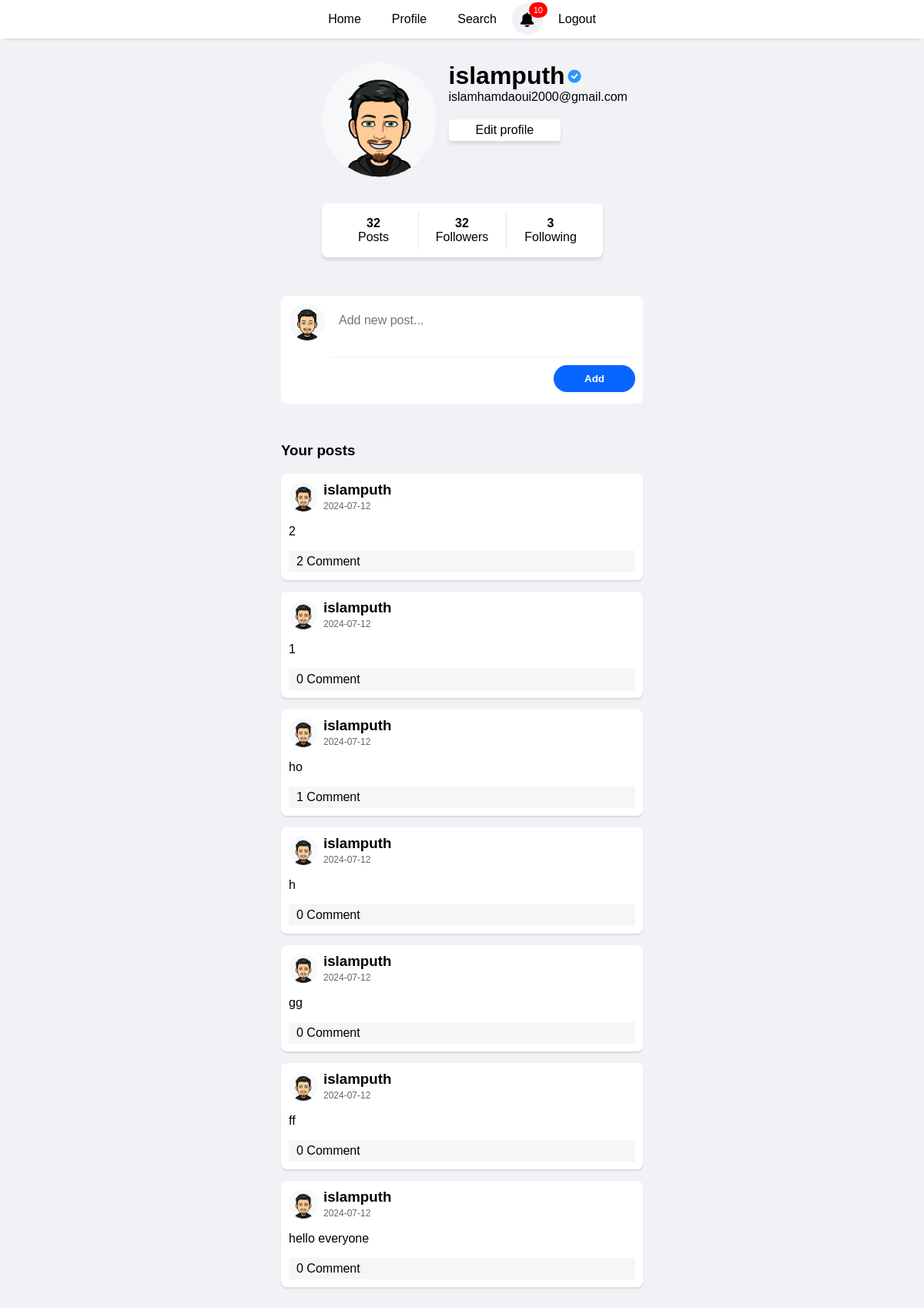
/profile.php (signed in), run on the app's committed database.
### tables this page shows
CREATE TABLE `users` (
  `id` int(5) NOT NULL,
  `username` varchar(50) NOT NULL,
  `password` varchar(50) NOT NULL,
  `email` varchar(50) NOT NULL,
  `pdp` enum('default','sara','dalia','islam','mohamed') DEFAULT 'default',
  `verified` varchar(8) NOT NULL
);

CREATE TABLE `posts` (
  `id` int(11) NOT NULL,
  `user_id` int(11) DEFAULT NULL,
  `content` text DEFAULT NULL,
  `created_at` timestamp NOT NULL DEFAULT current_timestamp()
);

### profile.php (the view, shortened to what this page needs)
<?php
require("connection.php");
$follower_id = $_SESSION["user_id"];
$following = $db -> prepare("SELECT count(followed_id) as following_num FROM follow WHERE follower_id = :follower_id");
$following -> execute(array("follower_id"=> $follower_id));
$followingCount = $following -> fetch();
?>
<?php
$followed_id = $_SESSION["user_id"];
$followers = $db -> prepare("SELECT count(follower_id) as follower_num FROM follow WHERE followed_id = :followed_id");
$followers -> execute(array("followed_id"=> $followed_id));
$followersCount = $followers -> fetch();
?>
<!DOCTYPE html>
<html lang="en">
<head>
</head>
<body>
<?php
 require('header.php');
?>
<div class="profileContainer">
<div class="userprofile">
<?php
 require("connection.php");
 $id = $_SESSION["user_id"];
 $select = $db ->prepare("SELECT * FROM users WHERE id= :id");
 $select -> execute(array("id"=> $id));
    $data = $select -> fetch();
?>
    <div class="userpdp">
        <?php
if ($data['pdp'] === 'default') {
    echo '<img src="uploads/default.png" alt="default Image">';
} elseif ($data['pdp'] === 'sara') {
    echo "<img src='uploads/sara.png' alt='sara Image'>";
} elseif ($data['pdp'] === 'dalia') {
    echo "<img  src='uploads/dalia.png' alt='dalia Image'>";
}  elseif ($data['pdp'] === 'islam') {
    echo"<img src='uploads/islam.png' alt='islam Image'>";
}
elseif ($data['pdp'] === 'mohamed') {
    echo"<img class='image' src='uploads/mohamed.png' alt='mohamed Image'>";
} else {
    echo '<img src="uploads/default.png" alt="default Image">';
}
?>
    </div>
    <div class="userinfo">
    <div class="usertop">
        <h3><?php echo $data['username'] ?></h3>
        <?php
if($data['verified']) {
    echo "<img src='icons/verified.png' class='verified'>";
} ?>
    </div>
        <span><?php echo $data['email'] ?></span>
    <button onclick="location.href='editform.php'">Edit profile</button>
    </div>
    </div>
    <div class="stats">
    <div >
        <b><?php echo $followersCount['follower_num']; ?></b>
         <span>Posts</span>
    </div>
     <div onclick="showFollowers()">
        <b><?php echo $followersCount['follower_num']; ?></b>
     <span>Followers</span>
     </div>
     <div onclick="showFollowing()">
     <b> <?php echo $followingCount['following_num']; ?> </b>
     <span>Following</span>
     </div>
    </div>
    <div class="addpost" >
        <form action="post.php" method="post">
            <div class="input">
        <?php
if ($data['pdp'] === 'default') {
    echo '<img src="uploads/default.png" alt="default Image">';
} elseif ($data['pdp'] === 'sara') {
    echo "<img src='uploads/sara.png' alt='sara Image'>";
} elseif ($data['pdp'] === 'dalia') {
    echo "<img  src='uploads/dalia.png' alt='dalia Image'>";
}  elseif ($data['pdp'] === 'islam') {
    echo"<img src='uploads/islam.png' alt='islam Image'>";
}
elseif ($data['pdp'] === 'mohamed') {
    echo"<img class='image' src='uploads/mohamed.png' alt='mohamed Image'>";
} else {
    echo '<img src="uploads/default.png" alt="default Image">';
}
?>
            <textarea  name="content" placeholder="Add new post..." required></textarea>
            </div>
            <div class="btn">
            <input  type="submit" value="Add">
            </div>
        </form>
    </div>
    <div class="posts">
      <div style="max-width: 470px; width:100%;"><h3 style="margin-top: 0;">Your posts</h3></div>
    <?php
$userid = $_SESSION["user_id"];
$show = $db->prepare('SELECT posts.id as post_id, posts.content, DATE(posts.created_at) as post_date,
                            users.username, users.id , users.pdp,
                            COUNT(comments.id) as comments_count
                     FROM posts
                     INNER JOIN users ON posts.user_id = users.id
                     LEFT JOIN comments ON posts.id = comments.post_id
                     WHERE users.id = :user_id
                     GROUP BY posts.id, posts.content, users.username, users.id, users.pdp
                     ORDER BY posts.created_at DESC');
$show->execute([':user_id' => $userid]);
while ($data = $show->fetch(PDO::FETCH_ASSOC)){
    echo '<div class="post">';
    echo "<div class='username'>";
    if ($data['pdp'] === 'default') {
        echo '<img src="uploads/default.png" alt="default Image">';
    } elseif ($data['pdp'] === 'sara') {
        echo "<img src='uploads/sara.png' alt='sara Image'>";
    } elseif ($data['pdp'] === 'dalia') {
        echo "<img  src='uploads/dalia.png' alt='dalia Image'>";
    }  elseif ($data['pdp'] === 'islam') {
        echo"<img src='uploads/islam.png' alt='islam Image'>";
    }
    elseif ($data['pdp'] === 'mohamed') {
        echo"<img class='image' src='uploads/mohamed.png' alt='mohamed Image'>";
    } else {
        echo '<img src="uploads/default.png" alt="default Image">';
    }
    echo "<div class='userdiv' >";
    echo "<h3 >" . htmlspecialchars($data['username']) . '</h3>';
    echo "<span>" .$data['post_date'] . "</span>";
    echo '</div>';
    echo "</div>";
    echo '<p>' . htmlspecialchars($data['content']) . '</p>';
    echo "<div><div class='comment' onclick=\"window.location.href='postview.php?id={$data['post_id']}'\">{$data['comments_count']} Comment</div> </div>";
    echo '</div>';
}
?>
    </div>
    </div>
</body>
</html>

### header.php (shortened to what this page needs)
<!DOCTYPE html>
<html lang="en">
<head>
</head>
<body>
<?php
require("connection.php");
if(isset($_SESSION["user"])) {
$user_id = $_SESSION['user_id'];
$notificNum = $db->prepare('SELECT COUNT(*) as notific_num
FROM notifications
WHERE owner_id = :user_id AND user_id != :user_id');
$notificNum->execute(array('user_id' => $user_id));
$countResult = $notificNum->fetch();
$totalNotifications = $countResult['notific_num'];
}
?>
    <header>
        <a  href="home.php">Home</a>
        <?php if(empty($_SESSION['user'])): ?>
            <a  href="index.php">Login</a>
            <a href="signupform.php">Signup</a>
            <?php  else: ?>
                <a  href="profile.php">Profile</a>
                <a  href="search.php">Search</a>
                <div class="notificationContainer" onclick="showNotifications()">
                    <img src="icons/bell.png" alt="">
                    <div class="notifnum"><span><?php echo $totalNotifications ?></span></div>
            </div>
                <a href="logout.php">Logout</a>
        <?php  endif; ?>
    </header>
<?php require('notifications.php'); ?>
</body>
</html>

### notifications.php (shortened to what this page needs)
<!DOCTYPE html>
<html lang="en">
<head>
</head>
<body>
</body>
</html>

### header.php (style rules this page uses)
* { font-family: sans-serif; }
body { background-color: #f0f2f5; margin: 0; padding: 0; position: relative; }
header { width: 100%; display: flex; align-items: center; justify-content: center; position: fixed; background-color: #FFF; height: 50px; box-shadow: 0px 5px 5px -5px rgba(0, 0, 0, 0.2); z-index: 1000; }
a { text-decoration: none; color: black; height: 50px; padding: 0 20px; display: flex; justify-content: center; align-items: center; }
.notificationContainer { height: 40px; width: 40px; border-radius: 100px; background-color: #f0f2f5; display: flex; align-items: center; justify-content: center; cursor: pointer; position: relative; }
.notificationContainer img { width: 21px; height: 19px; }
.notifnum { background-color: red; color:#fff; padding: 4px 6px; border-radius: 100px; position: absolute; top: -4%; font-size: 11px; right: -15%; }

### profile.php (style rules this page uses)
* { box-sizing: border-box; }
body { padding: 0; position: relative; }
.profileContainer { width: 100%; padding: 50px 10px; display: flex; flex-direction: column; align-items: center; }
.addpost { max-width: 470px; width: 100%; display: flex; justify-content: center; background-color: #fff; flex-direction: column; margin-top: 50px; padding: 10px 10px; border-radius: 8px; }
.addpost .btn { width: 100%; margin-top: 10px; }
.input { display: flex; justify-content: center; }
.input img { height: 48px; width: 48px; margin-right: 7px; }
.addpost form textarea { width: 100%; min-height: 70px; padding: 10px; resize: none; outline: none; border: none; font-size: 16px; line-height: 1.5; box-sizing: border-box; border-bottom: 1px solid rgba(0, 0, 0, 0.05); }
.addpost form input[type=submit] { background-color: #0866ff; border: none; border-radius:100px; padding: 10px 40px; color: #fff; font-weight: bold; float: right; margin-bottom: 5px; cursor: pointer; }
.post { width:100%; max-width: 400px; padding: 10px; margin-bottom: 10px; background-color: #e0f2f1; border-radius: 8px; box-shadow: 0 4px 8px rgba(0, 0, 0, 0.1); }
.stats { display: flex; width: 100%; max-width: fit-content; padding: 10px; background-color: #fff; box-shadow: 0 4px 4px rgba(0, 0, 0, 0.1); border-radius: 8px; }
.stats div { display: flex; flex-direction: column; align-items: center; justify-content: center; padding: 7px 25px; cursor: pointer; width: 115px; }
.stats div:first-child { cursor: text; }
.stats div:nth-child(2) { border-left: 1px solid rgba(0, 0, 0, 0.1); border-right: 1px solid rgba(0, 0, 0, 0.1); }
.userprofile { display: flex; max-width: 365px; width: 100%; margin: 30px 0 30px; }
.userinfo { display: flex; flex-direction: column; margin-left: 15px; }
.userinfo h3 { font-size: 2rem; margin: 0; }
.userinfo button { font-size: 16px; cursor: pointer; margin-top: 20px; border-radius: 4px; width: fit-content; padding: 5px 35px; background-color:#fff; border: none; box-shadow: 0 4px 4px rgba(0, 0, 0, 0.1); }
.userpdp img { width: 150px; height: 150px; }
.posts { margin-top: 50px; width: 100%; display: flex; flex-direction: column; align-items: center; padding: 0 10px; }
.post { width: 100%; max-width: 470px; padding: 10px; margin-bottom: 15px; background-color: #fff; border-radius: 8px; box-shadow: 0px 2px 2px rgba(0, 0, 0, 0.1); }
.comment { background-color: #f6f6f6; padding: 5px 10px; cursor: pointer; }
.username { display: flex; align-items: center; }
.username img { width: 38px; margin-right: 7px; height: 38px; }
.username h3 { margin: 0; }
.userdiv span { font-size: 12px; color: rgb(101, 103, 107); }
.usertop { display: flex; align-items: center; }
.usertop img { margin:0 3px; height: 18px; width: 18px; user-select: none; -webkit-user-drag: none; }

### data on the page
users: username "islamputh", email "islamhamdaoui2000@gmail.com"
posts: user.username "islamputh", post_date "2024-07-12", content "2", comments_count "2"
posts: user.username "islamputh", post_date "2024-07-12", content "1", comments_count "0"
posts: user.username "islamputh", post_date "2024-07-12", content "ho", comments_count "1"
posts: user.username "islamputh", post_date "2024-07-12", content "h", comments_count "0"
posts: user.username "islamputh", post_date "2024-07-12", content "gg", comments_count "0"
posts: user.username "islamputh", post_date "2024-07-12", content "ff", comments_count "0"
posts: user.username "islamputh", post_date "2024-07-12", content "hello everyone", comments_count "0"

### other printed values
$totalNotifications "10"
$followersCount['follower_num'] "32"
$followingCount['following_num'] "3"
